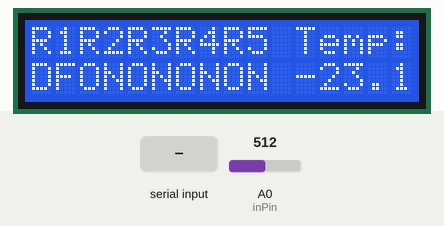
This sketch was run on a simulated Arduino Uno, built with avr-gcc and run on an emulated ATmega328P. Shown: 16×2 character LCD. The inputs (shaded band) are chosen by the test bench; at power-on: A0 (inPin) = 512. What the sketch prints to the serial monitor is not drawn.

Above: at 3.2 s.
3.3 s: "r1 on" received over Serial
At 4.0 s:
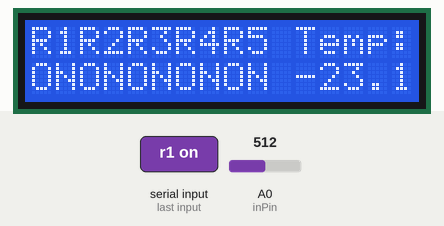
4.9 s: "r1 off" received over Serial
At 5.8 s:
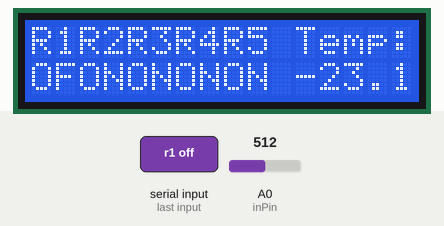
6.4 s: A0 (inPin) set to 716
At 7.7 s:
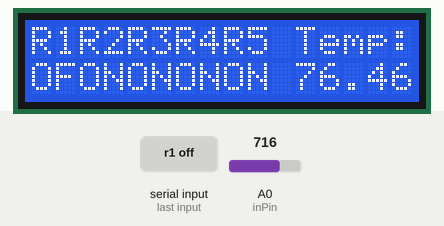
8.0 s: A0 (inPin) set to 900
At 9.3 s:
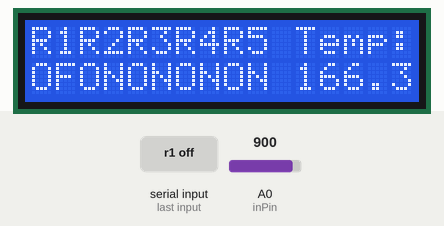
9.6 s: A0 (inPin) set to 782
At 10.3 s:
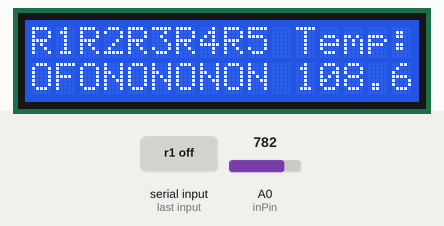
11.2 s: A0 (inPin) set to 758
At 12.3 s:
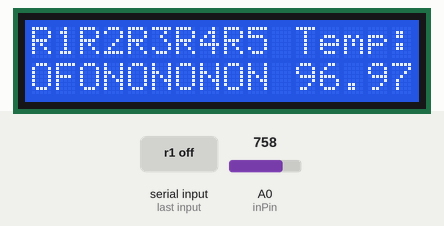
Timing chart, 0 to 13.8 s (numbered marks = the images above; inputs shaded):
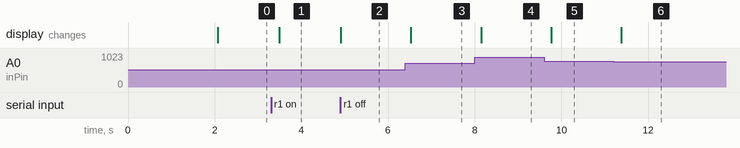

Measured:
- after the input at 3.3 s, the display: changes after 0.19 s (image 1)
- after the input at 4.9 s, the display: changes at once (image 2)
- after the input at 6.4 s, the display: changes after 0.13 s (image 3)
- after the input at 8.0 s, the display: changes after 0.15 s (image 4)
- after the input at 9.6 s, the display: changes after 0.17 s (image 5)
- after the input at 11.2 s, the display: changes after 0.19 s (image 6)

The sketch:

relay_controller_with_lcd_5r_with_ir_and_serial_input.ino
```cpp
#include <LiquidCrystal.h>
#include <String.h>
// initialize the library with the numbers of the interface pins
LiquidCrystal lcd(12, 11, 5, 4, 3, 2);
int IR_LED = 6;
int R1 = 10;
int R2 = 9;
int R3 = 8;
int R4 = 7;
int Pled = 13;
const int inPin = 0; // analog pin
float sinVal;
int R1S = 0; // S stands for State of R
int R2S = 0;
int R3S = 0;
int R4S = 0;
void setup()
{
  Serial.begin(9600);
  pinMode(R1, OUTPUT);
  pinMode(R2, OUTPUT);
  pinMode(R3, OUTPUT);
  pinMode(R4, OUTPUT);
lcd.begin(16, 2);
  lcd.setCursor(0,0);
  lcd.write("  Welcome Sir! ");
  delay(2000);
lcd.clear() ;
  lcd.setCursor(0,0);
  lcd.write("R1");
  lcd.setCursor(0,1);
  lcd.write("DF");
  lcd.setCursor(2,0);
  lcd.write("R2");
  lcd.setCursor(2,1);
  lcd.write("ON");
  lcd.setCursor(4,0);
  lcd.write("R3");
  lcd.setCursor(4,1);
  lcd.write("ON");
  lcd.setCursor(6,0);
  lcd.write("R4");
 lcd.setCursor(6,1);
  lcd.write("ON");
 lcd.setCursor(8,0);
  lcd.write("R5");
 lcd.setCursor(8,1);
  lcd.write("ON");
 lcd.setCursor(11,0);
  lcd.write("Temp:");
}
void loop()
{
  {
    int lengthOfArr = 10; // Just change the Value for length of input command
    int index = 0;
    char charArr[lengthOfArr];
    String stringCommand = "";
    while(Serial.available() > 0 && index < lengthOfArr)
    {
       char aChar = Serial.read();
       charArr[index] = aChar;
       index++;
       stringCommand = String(charArr);
    }


    if (stringCommand.startsWith("r1 on") || stringCommand.startsWith("1")){
      if(R1S == 0)
      {
        digitalWrite (R1 ,HIGH);
        Serial.println("R1 Energized (Console Command)");
        lcd.setCursor(0,1);
        lcd.write("ON");
        R1S = 1;
      }
      else
      {
        Serial.println("R1 is Already ON");
      }
    }

      if (stringCommand.startsWith("r1 off") || stringCommand.startsWith("2")){
        if(R1S == 1)
        {
          digitalWrite (R1 ,LOW);
          Serial.println("R1 De-Energized (Console Command)");
          lcd.setCursor(0,1);
          lcd.write("OF");
          R1S = 0;
        }
        else
        {
          Serial.println("R1 is Already OFF");
        }
      }


      if (stringCommand.startsWith("3")){
        digitalWrite (R2 ,HIGH);
        //digitalWrite(12,HIGH);
        Serial.println("R2 Energized (Console Command)");
      }


      if (stringCommand.startsWith("4")){
        digitalWrite (R2 ,LOW);
        digitalWrite(12,LOW);
        Serial.println("R2 De-Energized (Console Command)");
      }

  }
  int value = analogRead(inPin); // taken from arduino cook book
  Serial.print(value);
  Serial.print(" > ");
  float millivolts = (value / 1024.0) * 5000;
  // sensor output is 10mV per degree Kelvin, 0 Celsius is 273.15
  float celsius = (millivolts / 10) - 273.15 ;
  Serial.print(celsius);
  Serial.println(" degrees Celsius, ");
  lcd.setCursor(11,1);
  lcd.print(celsius);
  delay(200); // wait for one second
  if(celsius >= 50) // ################################# || set temp here || ##########################
  {
    digitalWrite(R4, LOW);
  }
  else
  {
    digitalWrite(R4, HIGH);
    //delay(500); // wait for one second
  }
}
```
